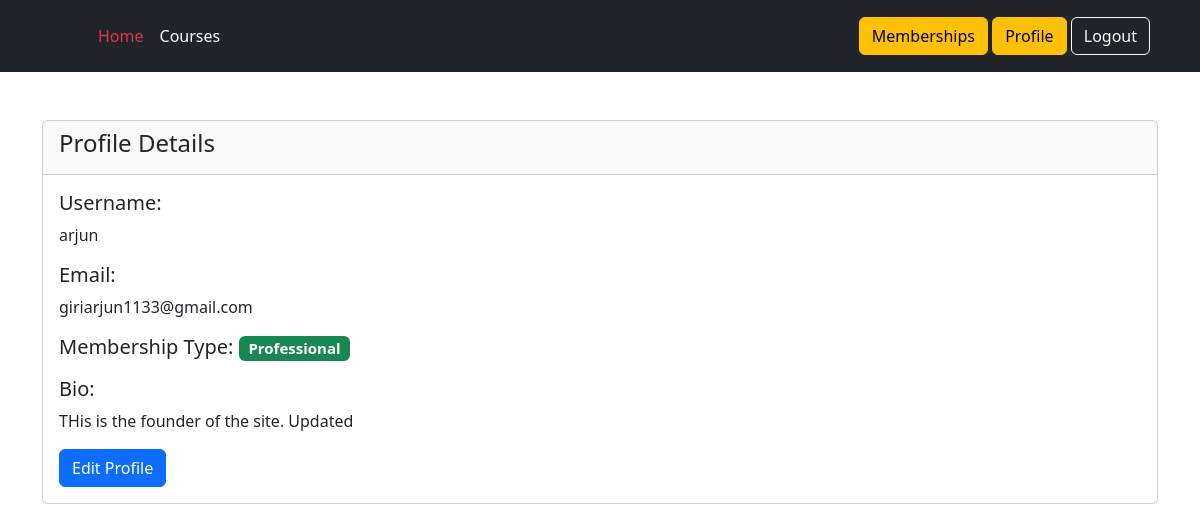
/membership/profile/arjun/ (signed in), run on the app's committed database.
### memberships/models.py (models this page shows, shortened)
class UserProfile(models.Model):
    user = models.OneToOneField(User, on_delete=models.CASCADE)
    bio = models.TextField()

class UserMembership(models.Model):
    user = models.OneToOneField(settings.AUTH_USER_MODEL, on_delete=models.CASCADE)
    stripe_customer_id = models.CharField(max_length=100)
    membership = models.ForeignKey(Membership, on_delete=models.SET_NULL, null=True)

class Membership(models.Model):
    slug = models.SlugField()
    membership_type = models.CharField(choices=MEMBERSHIP_CHOICES, default='Free', max_length=30)
    price = models.IntegerField(default=15)
    stripe_plan_id = models.CharField(max_length=100)
    def __str__(self):
        return self.membership_type

### memberships/views.py (the view)
# urls.py: path('profile/<username>/', UserProfileDetailView.as_view(), name='profile'),
class UserProfileDetailView(DetailView):
    model = UserProfile
    template_name = 'memberships/user_profile_detail.html'  # Create this template in your templates folder
    context_object_name = 'user_profile'
    def get_context_data(self, **kwargs):
        context = super(UserProfileDetailView, self).get_context_data(**kwargs)
        context['user_membership'] = UserMembership.objects.get(user=self.request.user)
        return context
    def get_object(self):
        username = self.kwargs.get("username")
        return get_object_or_404(UserProfile, user__username=username)

### templates/memberships/user_profile_detail.html
{% extends 'base.html' %}
{% block content %}
<div class="container py-5">
    <div class="row">
        <div class="col-md">
            <div class="card">
                <div class="card-header">
                    <h4>Profile Details</h4>
                </div>
                <div class="card-body">
                    <div class="mb-3">
                        <h5>Username:</h5>
                        <p>{{ user_profile.user.username }}</p>
                    </div>
                    <div class="mb-3">
                        <h5>Email:</h5>
                        <p>{{ user_profile.user.email }}</p>
                    </div>
                    <div class="mb-3">
                        <h5>Membership Type: <span class="badge bg-success">{{ user_membership.membership }}</span></h5>
                    </div>
                    <div class="mb-3">
                        <h5>Bio:</h5>
                        <p>{{ user_profile.bio }}</p>
                    </div>
                    <a href="{% url 'memberships:profile_update' user.username %}" class="btn btn-primary">Edit Profile</a>
                </div>
            </div>
        </div>
    </div>
</div>
{% endblock %}

### templates/base.html (style rules this page uses)
a { text-decoration: none; }

### data on the page
UserProfile: user.username "arjun", user.email "giriarjun1133@gmail.com", bio "THis is the founder of the site. Updated"
UserMembership: membership "Professional"
